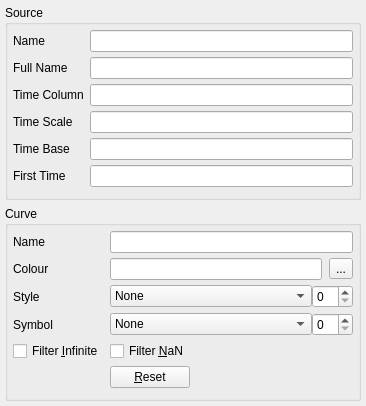
<?xml version="1.0" encoding="UTF-8"?>
<ui version="4.0">
 <class>CurveProperties</class>
 <widget class="QWidget" name="CurveProperties">
  <property name="geometry">
   <rect>
    <x>0</x>
    <y>0</y>
    <width>366</width>
    <height>406</height>
   </rect>
  </property>
  <property name="windowTitle">
   <string>Curve Properties</string>
  </property>
  <layout class="QVBoxLayout" name="verticalLayout">
   <property name="leftMargin">
    <number>5</number>
   </property>
   <property name="topMargin">
    <number>5</number>
   </property>
   <property name="rightMargin">
    <number>5</number>
   </property>
   <property name="bottomMargin">
    <number>5</number>
   </property>
   <item>
    <widget class="QGroupBox" name="groupBox">
     <property name="title">
      <string>Source</string>
     </property>
     <layout class="QFormLayout" name="formLayout_2">
      <property name="fieldGrowthPolicy">
       <enum>QFormLayout::ExpandingFieldsGrow</enum>
      </property>
      <property name="verticalSpacing">
       <number>5</number>
      </property>
      <property name="leftMargin">
       <number>5</number>
      </property>
      <property name="topMargin">
       <number>5</number>
      </property>
      <property name="rightMargin">
       <number>5</number>
      </property>
      <property name="bottomMargin">
       <number>5</number>
      </property>
      <item row="0" column="0">
       <widget class="QLabel" name="label_7">
        <property name="text">
         <string>Name</string>
        </property>
       </widget>
      </item>
      <item row="0" column="1">
       <widget class="QLineEdit" name="sourceNameEdit">
        <property name="sizePolicy">
         <sizepolicy hsizetype="Expanding" vsizetype="Fixed">
          <horstretch>0</horstretch>
          <verstretch>0</verstretch>
         </sizepolicy>
        </property>
        <property name="readOnly">
         <bool>true</bool>
        </property>
       </widget>
      </item>
      <item row="1" column="0">
       <widget class="QLabel" name="label_6">
        <property name="text">
         <string>Full Name</string>
        </property>
       </widget>
      </item>
      <item row="1" column="1">
       <widget class="QLineEdit" name="fullNameEdit">
        <property name="readOnly">
         <bool>true</bool>
        </property>
       </widget>
      </item>
      <item row="2" column="0">
       <widget class="QLabel" name="label_8">
        <property name="text">
         <string>Time Column</string>
        </property>
       </widget>
      </item>
      <item row="2" column="1">
       <widget class="QLineEdit" name="timeColumnEdit"/>
      </item>
      <item row="3" column="0">
       <widget class="QLabel" name="label_2">
        <property name="text">
         <string>Time Scale</string>
        </property>
       </widget>
      </item>
      <item row="3" column="1">
       <widget class="QLineEdit" name="timeScaleEdit"/>
      </item>
      <item row="4" column="0">
       <widget class="QLabel" name="label_3">
        <property name="text">
         <string>Time Base</string>
        </property>
       </widget>
      </item>
      <item row="4" column="1">
       <widget class="QLineEdit" name="timeBaseEdit"/>
      </item>
      <item row="5" column="0">
       <widget class="QLabel" name="label_4">
        <property name="text">
         <string>First Time</string>
        </property>
       </widget>
      </item>
      <item row="5" column="1">
       <widget class="QLineEdit" name="firstTimeEdit">
        <property name="readOnly">
         <bool>true</bool>
        </property>
       </widget>
      </item>
     </layout>
    </widget>
   </item>
   <item>
    <widget class="QGroupBox" name="groupBox_2">
     <property name="title">
      <string>Curve</string>
     </property>
     <layout class="QFormLayout" name="formLayout">
      <property name="fieldGrowthPolicy">
       <enum>QFormLayout::ExpandingFieldsGrow</enum>
      </property>
      <property name="verticalSpacing">
       <number>5</number>
      </property>
      <property name="leftMargin">
       <number>5</number>
      </property>
      <property name="topMargin">
       <number>5</number>
      </property>
      <property name="rightMargin">
       <number>5</number>
      </property>
      <property name="bottomMargin">
       <number>5</number>
      </property>
      <item row="0" column="0">
       <widget class="QLabel" name="label_5">
        <property name="text">
         <string>Name</string>
        </property>
       </widget>
      </item>
      <item row="0" column="1">
       <widget class="QLineEdit" name="curveNameEdit">
        <property name="readOnly">
         <bool>true</bool>
        </property>
       </widget>
      </item>
      <item row="1" column="0">
       <widget class="QLabel" name="label">
        <property name="text">
         <string>Colour</string>
        </property>
       </widget>
      </item>
      <item row="1" column="1">
       <layout class="QHBoxLayout" name="horizontalLayout_3">
        <property name="spacing">
         <number>7</number>
        </property>
        <item>
         <widget class="QLineEdit" name="colourWidget">
          <property name="readOnly">
           <bool>true</bool>
          </property>
         </widget>
        </item>
        <item>
         <widget class="QToolButton" name="restoreColourButton">
          <property name="text">
           <string>...</string>
          </property>
          <property name="icon">
           <iconset resource="../ocurves.qrc">
            <normaloff>:/icons/unlock.png</normaloff>
            <normalon>:/icons/lock.png</normalon>:/icons/unlock.png</iconset>
          </property>
          <property name="checkable">
           <bool>true</bool>
          </property>
         </widget>
        </item>
       </layout>
      </item>
      <item row="2" column="0">
       <widget class="QLabel" name="label_9">
        <property name="text">
         <string>Style</string>
        </property>
       </widget>
      </item>
      <item row="2" column="1">
       <layout class="QHBoxLayout" name="horizontalLayout">
        <item>
         <widget class="QComboBox" name="styleCombo">
          <property name="sizePolicy">
           <sizepolicy hsizetype="MinimumExpanding" vsizetype="Fixed">
            <horstretch>0</horstretch>
            <verstretch>0</verstretch>
           </sizepolicy>
          </property>
          <property name="currentText">
           <string>None</string>
          </property>
          <item>
           <property name="text">
            <string>None</string>
           </property>
          </item>
          <item>
           <property name="text">
            <string>Line</string>
           </property>
          </item>
          <item>
           <property name="text">
            <string>Sticks</string>
           </property>
          </item>
          <item>
           <property name="text">
            <string>Steps</string>
           </property>
          </item>
          <item>
           <property name="text">
            <string>Dots</string>
           </property>
          </item>
         </widget>
        </item>
        <item>
         <widget class="QSpinBox" name="widthSpin">
          <property name="sizePolicy">
           <sizepolicy hsizetype="Preferred" vsizetype="Fixed">
            <horstretch>0</horstretch>
            <verstretch>0</verstretch>
           </sizepolicy>
          </property>
          <property name="maximum">
           <number>20</number>
          </property>
         </widget>
        </item>
       </layout>
      </item>
      <item row="4" column="0">
       <widget class="QLabel" name="label_10">
        <property name="text">
         <string>Symbol</string>
        </property>
       </widget>
      </item>
      <item row="4" column="1">
       <layout class="QHBoxLayout" name="horizontalLayout_2">
        <item>
         <widget class="QComboBox" name="symbolCombo">
          <property name="sizePolicy">
           <sizepolicy hsizetype="MinimumExpanding" vsizetype="Fixed">
            <horstretch>0</horstretch>
            <verstretch>0</verstretch>
           </sizepolicy>
          </property>
          <item>
           <property name="text">
            <string>None</string>
           </property>
          </item>
          <item>
           <property name="text">
            <string>Ellipse</string>
           </property>
          </item>
          <item>
           <property name="text">
            <string>Rectangle</string>
           </property>
          </item>
          <item>
           <property name="text">
            <string>Diamond</string>
           </property>
          </item>
          <item>
           <property name="text">
            <string>Triangle</string>
           </property>
          </item>
          <item>
           <property name="text">
            <string>Triangle (down)</string>
           </property>
          </item>
          <item>
           <property name="text">
            <string>Triangle 2</string>
           </property>
          </item>
          <item>
           <property name="text">
            <string>Triangle (left)</string>
           </property>
          </item>
          <item>
           <property name="text">
            <string>Triangle (right)</string>
           </property>
          </item>
          <item>
           <property name="text">
            <string>Cross</string>
           </property>
          </item>
          <item>
           <property name="text">
            <string>Cross (diagonal)</string>
           </property>
          </item>
          <item>
           <property name="text">
            <string>Horizontal Line</string>
           </property>
          </item>
          <item>
           <property name="text">
            <string>Vertical Line</string>
           </property>
          </item>
          <item>
           <property name="text">
            <string>Star 1</string>
           </property>
          </item>
          <item>
           <property name="text">
            <string>Star 2</string>
           </property>
          </item>
          <item>
           <property name="text">
            <string>Hexagon</string>
           </property>
          </item>
         </widget>
        </item>
        <item>
         <widget class="QSpinBox" name="sizeSpin">
          <property name="sizePolicy">
           <sizepolicy hsizetype="Preferred" vsizetype="Fixed">
            <horstretch>0</horstretch>
            <verstretch>0</verstretch>
           </sizepolicy>
          </property>
          <property name="maximum">
           <number>20</number>
          </property>
         </widget>
        </item>
       </layout>
      </item>
      <item row="5" column="0">
       <widget class="QCheckBox" name="filterInfCheck">
        <property name="text">
         <string>Filter &amp;Infinite</string>
        </property>
       </widget>
      </item>
      <item row="5" column="1">
       <widget class="QCheckBox" name="filterNaNCheck">
        <property name="text">
         <string>Filter &amp;NaN</string>
        </property>
       </widget>
      </item>
      <item row="6" column="1">
       <widget class="QPushButton" name="resetCurveButton">
        <property name="text">
         <string>&amp;Reset</string>
        </property>
       </widget>
      </item>
     </layout>
    </widget>
   </item>
  </layout>
 </widget>
 <resources>
  <include location="../ocurves.qrc"/>
 </resources>
 <connections/>
</ui>
